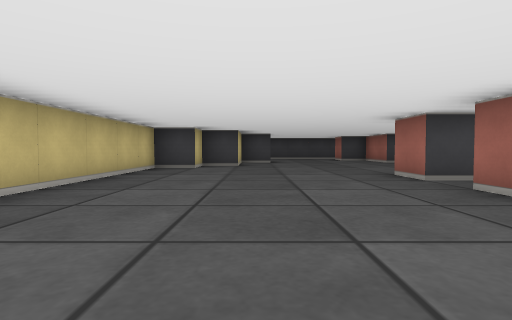
view 1 (above)

19 first-person views from a walk through a cub3D maze. The camera is about half as high as the walls, tilts 2° down and sees 80° across. The floor is counted in squares. Each view is taken from the middle of a square. On the plan, view 1 faces up. The plan holds only what a view shows up to about 9 squares ahead; the rest is blank.

view 2
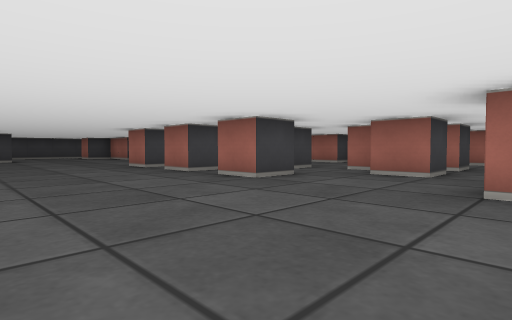

view 3
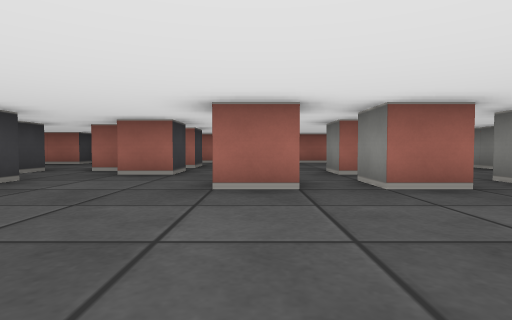

view 4
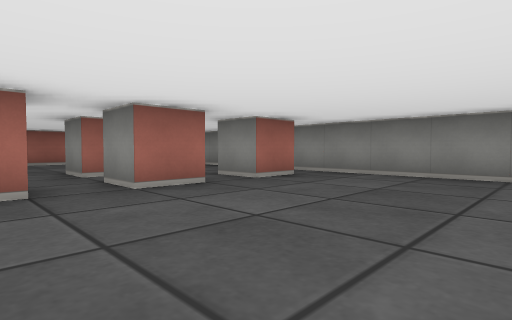

view 5
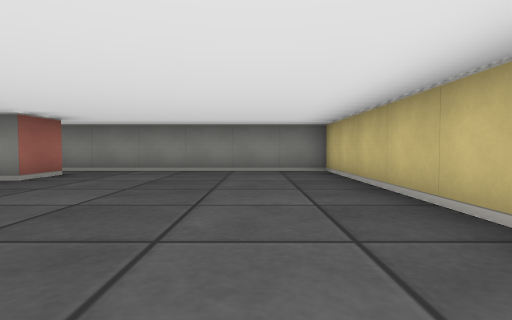

view 6
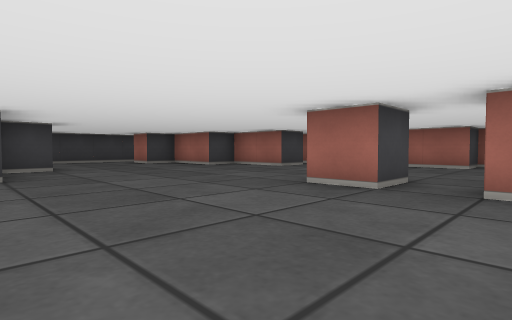

view 7
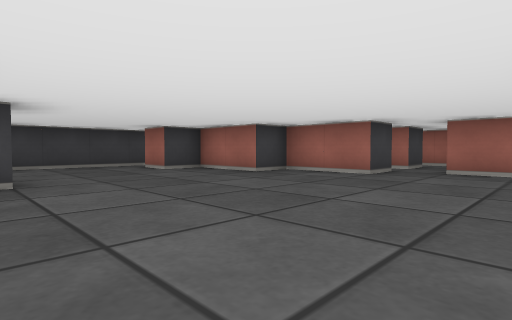

view 8
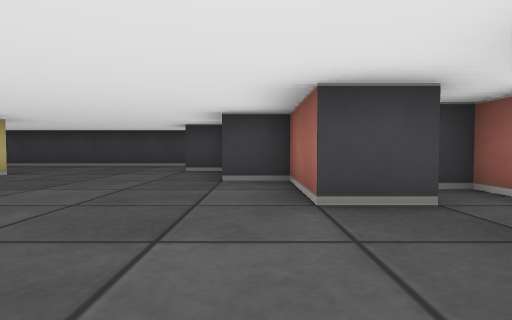

view 9
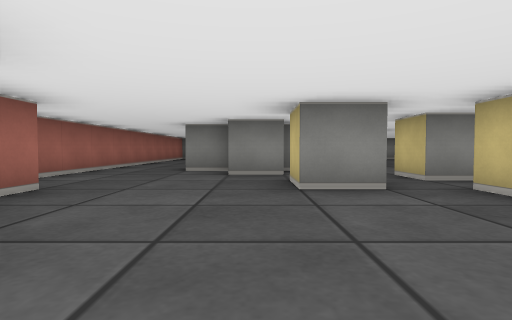

view 10
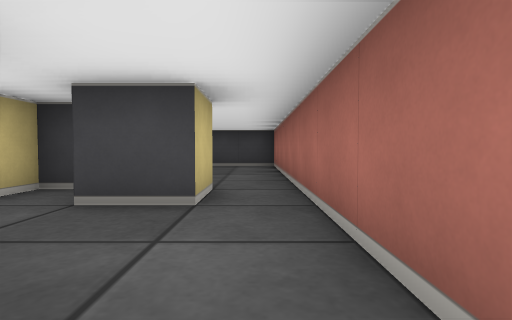

view 11
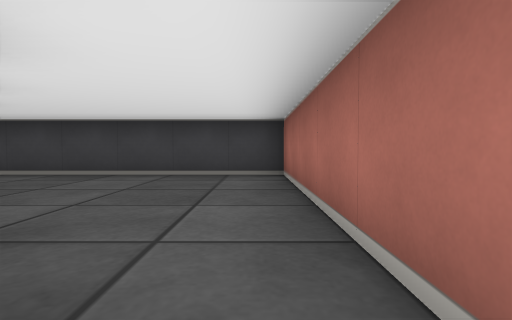

view 12
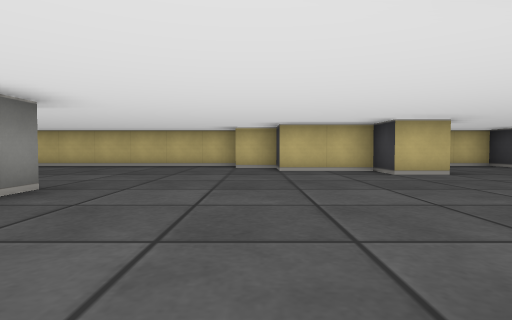

view 13
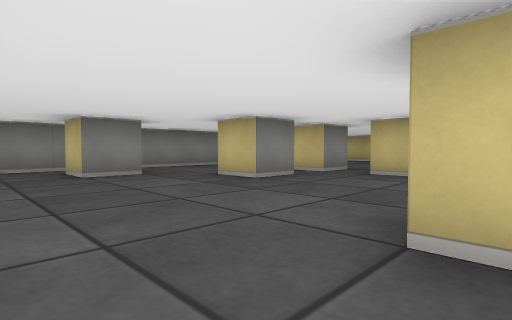

view 14
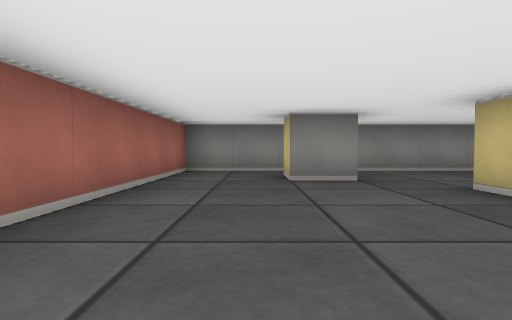

view 15
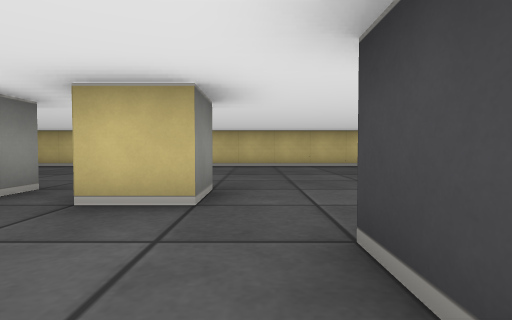

view 16
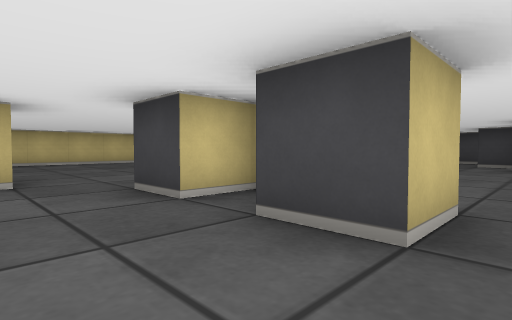

view 17
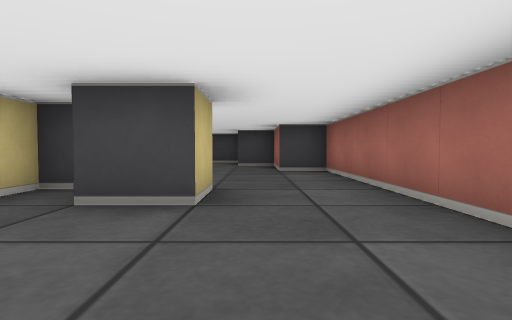

view 18
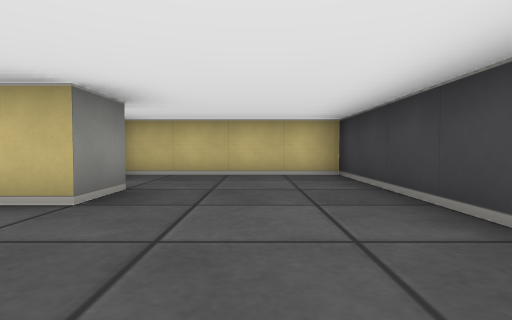

view 19
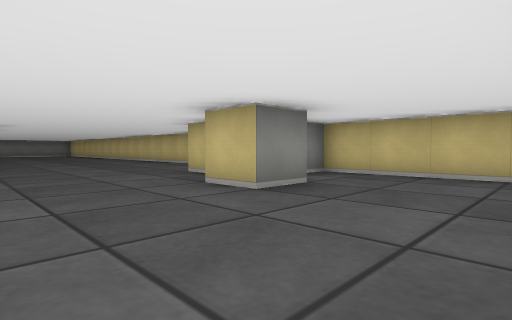

### Floor plan
Points are (right, up) in squares from view 1. A wall is a line through its corners. A room is listed if a view was taken in it or the views show most of it. See-through windows are left out.
Room 1 (views 1, 2, 3, 4, 5, 6, 7, 8, 9, 10, 11, 12, 13, 14, 15, 16, 17, 18, 19)
walls: (2.5, 1.5) (3.5, 1.5) (3.5, 0.5) (2.5, 0.5) (2.5, 1.5); (3.5, 3.1) (3.5, 2.5) (2.5, 2.5) (2.5, 3.5); (4.4, 2.5) (5.5, 2.5) (5.5, 1.5) (4.8, 1.5); (3.6, 4.5) (2.5, 4.5) (2.5, 5.5) (3.1, 5.5); (5.5, -0.1) (5.5, 0.5) (6.5, 0.5); (6, -0.5) (5.5, -0.5); (5.5, -1.5) (4.5, -1.5) (4.5, -0.5); (6.5, -0.5) (7.5, -0.5) (7.5, -1.5) (6.5, -1.5); (2.5, -3.6) (2.5, -2.5) (3.5, -2.5) (3.5, -3.5); (7.2, 6.5) (6.5, 6.5) (6.5, 7.5); (4.4, -4.5) (5.5, -4.5) (5.5, -5.5); (6.6, 8.5) (5.5, 8.5) (5.5, 10.5) (4.5, 10.5) (4.5, 12.5) (3.5, 12.5) (3.5, 13.5); (2.5, -5.6) (2.5, -4.5) (3.5, -4.5) (3.5, -5.4); (9.5, 6.5) (9.5, 10.5); (6.4, -6.5) (7.5, -6.5) (7.5, -7.5); (8.5, 9.5) (8.5, 8.5) (7.5, 8.5) (7.5, 9.5) (6.5, 9.5) (6.5, 8.9); (2.5, -7.6) (2.5, -6.5) (3.5, -6.5); (-0.5, 11.5) (0.5, 11.5) (0.5, 10.5) (-0.5, 10.5) (-0.5, 8.5) (-1.5, 8.5) (-1.5, 7.5) (-2.5, 7.5) (-2.5, -8.5) (9.5, -8.5) (9.5, 2.5) (8.5, 2.5) (8.5, 4.5) (7.5, 4.5) (7.5, 5.9); (5.5, 14.5) (-2.5, 14.5) (-2.5, 10.5) (-1.9, 10.5)
ways out: opening at (4.5, 14) to room 2; opening at (9, 9.5) to room 2
Room 2 (no view inside)
walls: (9.5, 10.5) (9.5, 14.5) (5.5, 14.5)
ways out: opening at (4.5, 14) to room 1; opening at (9, 9.5) to room 1

Positions as (right, up) in squares from view 1, and headings:
1: (0, 0), facing up
2: (-1, -3), facing up-right
3: (-1, -3), facing right
4: (-1, -3), facing down-right
5: (-1, -2), facing down
6: (-1, 3), facing up-right
7: (0, 6), facing up-right
8: (5, 6), facing up
9: (6, 6), facing down
10: (9, 6), facing up
11: (9, 9), facing up
12: (6, 8), facing left
13: (9, -1), facing down-left
14: (8, -2), facing down
15: (6, -2), facing left
16: (8, -3), facing up-left
17: (8, -4), facing up
18: (3, 13), facing left
19: (3, 14), facing down-left
